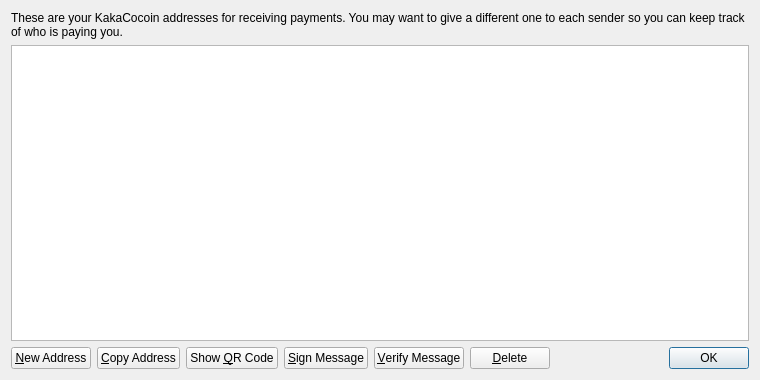
<?xml version="1.0" encoding="UTF-8"?>
<ui version="4.0">
 <class>AddressBookPage</class>
 <widget class="QWidget" name="AddressBookPage">
  <property name="geometry">
   <rect>
    <x>0</x>
    <y>0</y>
    <width>760</width>
    <height>380</height>
   </rect>
  </property>
  <property name="windowTitle">
   <string>Address Book</string>
  </property>
  <layout class="QVBoxLayout" name="verticalLayout">
   <item>
    <widget class="QLabel" name="labelExplanation">
     <property name="text">
      <string>These are your KakaCocoin addresses for receiving payments. You may want to give a different one to each sender so you can keep track of who is paying you.</string>
     </property>
     <property name="textFormat">
      <enum>Qt::PlainText</enum>
     </property>
     <property name="wordWrap">
      <bool>true</bool>
     </property>
    </widget>
   </item>
   <item>
    <widget class="QTableView" name="tableView">
     <property name="contextMenuPolicy">
      <enum>Qt::CustomContextMenu</enum>
     </property>
     <property name="toolTip">
      <string>Double-click to edit address or label</string>
     </property>
     <property name="tabKeyNavigation">
      <bool>false</bool>
     </property>
     <property name="alternatingRowColors">
      <bool>true</bool>
     </property>
     <property name="selectionMode">
      <enum>QAbstractItemView::SingleSelection</enum>
     </property>
     <property name="selectionBehavior">
      <enum>QAbstractItemView::SelectRows</enum>
     </property>
     <property name="sortingEnabled">
      <bool>true</bool>
     </property>
     <attribute name="verticalHeaderVisible">
      <bool>false</bool>
     </attribute>
    </widget>
   </item>
   <item>
    <layout class="QHBoxLayout" name="horizontalLayout">
     <item>
      <widget class="QPushButton" name="newAddressButton">
       <property name="toolTip">
        <string>Create a new address</string>
       </property>
       <property name="text">
        <string>&amp;New Address</string>
       </property>
       <property name="icon">
        <iconset resource="../bitcoin.qrc">
         <normaloff>:/icons/add</normaloff>:/icons/add</iconset>
       </property>
      </widget>
     </item>
     <item>
      <widget class="QPushButton" name="copyToClipboard">
       <property name="toolTip">
        <string>Copy the currently selected address to the system clipboard</string>
       </property>
       <property name="text">
        <string>&amp;Copy Address</string>
       </property>
       <property name="icon">
        <iconset resource="../bitcoin.qrc">
         <normaloff>:/icons/editcopy</normaloff>:/icons/editcopy</iconset>
       </property>
      </widget>
     </item>
     <item>
      <widget class="QPushButton" name="showQRCode">
       <property name="text">
        <string>Show &amp;QR Code</string>
       </property>
       <property name="icon">
        <iconset resource="../bitcoin.qrc">
         <normaloff>:/icons/qrcode</normaloff>:/icons/qrcode</iconset>
       </property>
      </widget>
     </item>
     <item>
      <widget class="QPushButton" name="signMessage">
       <property name="toolTip">
        <string>Sign a message to prove you own a Bitcoin address</string>
       </property>
       <property name="text">
        <string>&amp;Sign Message</string>
       </property>
       <property name="icon">
        <iconset resource="../bitcoin.qrc">
         <normaloff>:/icons/edit</normaloff>:/icons/edit</iconset>
       </property>
      </widget>
     </item>
     <item>
      <widget class="QPushButton" name="verifyMessage">
       <property name="toolTip">
        <string>Verify a message to ensure it was signed with a specified Bitcoin address</string>
       </property>
       <property name="text">
        <string>&amp;Verify Message</string>
       </property>
       <property name="icon">
        <iconset resource="../bitcoin.qrc">
         <normaloff>:/icons/transaction_0</normaloff>:/icons/transaction_0</iconset>
       </property>
      </widget>
     </item>
     <item>
      <widget class="QPushButton" name="deleteButton">
       <property name="toolTip">
        <string>Delete the currently selected address from the list. Only sending addresses can be deleted.</string>
       </property>
       <property name="text">
        <string>&amp;Delete</string>
       </property>
       <property name="icon">
        <iconset resource="../bitcoin.qrc">
         <normaloff>:/icons/remove</normaloff>:/icons/remove</iconset>
       </property>
      </widget>
     </item>
     <item>
      <spacer name="horizontalSpacer">
       <property name="orientation">
        <enum>Qt::Horizontal</enum>
       </property>
       <property name="sizeHint" stdset="0">
        <size>
         <width>40</width>
         <height>20</height>
        </size>
       </property>
      </spacer>
     </item>
     <item>
      <widget class="QDialogButtonBox" name="buttonBox">
       <property name="sizePolicy">
        <sizepolicy hsizetype="Maximum" vsizetype="Fixed">
         <horstretch>0</horstretch>
         <verstretch>0</verstretch>
        </sizepolicy>
       </property>
       <property name="standardButtons">
        <set>QDialogButtonBox::Ok</set>
       </property>
      </widget>
     </item>
    </layout>
   </item>
  </layout>
 </widget>
 <resources>
  <include location="../bitcoin.qrc"/>
 </resources>
 <connections/>
</ui>
